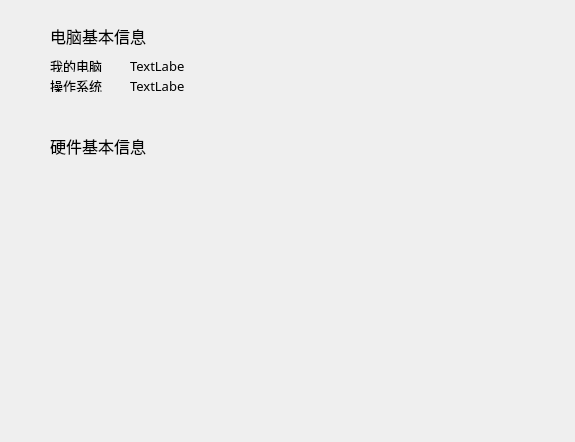
<?xml version="1.0" encoding="UTF-8"?>
<ui version="4.0">
 <class>HardwareInformationForm</class>
 <widget class="QWidget" name="HardwareInformationForm">
  <property name="geometry">
   <rect>
    <x>0</x>
    <y>0</y>
    <width>575</width>
    <height>442</height>
   </rect>
  </property>
  <property name="font">
   <font>
    <family>微软雅黑</family>
    <pointsize>10</pointsize>
   </font>
  </property>
  <property name="windowTitle">
   <string>Form</string>
  </property>
  <widget class="QLabel" name="label">
   <property name="geometry">
    <rect>
     <x>50</x>
     <y>20</y>
     <width>101</width>
     <height>31</height>
    </rect>
   </property>
   <property name="font">
    <font>
     <pointsize>12</pointsize>
    </font>
   </property>
   <property name="text">
    <string>电脑基本信息</string>
   </property>
  </widget>
  <widget class="QLabel" name="label_2">
   <property name="geometry">
    <rect>
     <x>50</x>
     <y>60</y>
     <width>54</width>
     <height>12</height>
    </rect>
   </property>
   <property name="font">
    <font>
     <family>微软雅黑 Light</family>
    </font>
   </property>
   <property name="text">
    <string>我的电脑</string>
   </property>
  </widget>
  <widget class="QLabel" name="label_3">
   <property name="geometry">
    <rect>
     <x>50</x>
     <y>80</y>
     <width>54</width>
     <height>12</height>
    </rect>
   </property>
   <property name="font">
    <font>
     <family>微软雅黑 Light</family>
    </font>
   </property>
   <property name="text">
    <string>操作系统</string>
   </property>
  </widget>
  <widget class="QLabel" name="label_4">
   <property name="geometry">
    <rect>
     <x>130</x>
     <y>60</y>
     <width>54</width>
     <height>12</height>
    </rect>
   </property>
   <property name="font">
    <font>
     <family>微软雅黑 Light</family>
    </font>
   </property>
   <property name="text">
    <string>TextLabel</string>
   </property>
  </widget>
  <widget class="QLabel" name="label_5">
   <property name="geometry">
    <rect>
     <x>130</x>
     <y>80</y>
     <width>54</width>
     <height>12</height>
    </rect>
   </property>
   <property name="font">
    <font>
     <family>微软雅黑 Light</family>
    </font>
   </property>
   <property name="text">
    <string>TextLabel</string>
   </property>
  </widget>
  <widget class="QLabel" name="label_6">
   <property name="geometry">
    <rect>
     <x>50</x>
     <y>130</y>
     <width>101</width>
     <height>31</height>
    </rect>
   </property>
   <property name="font">
    <font>
     <pointsize>12</pointsize>
    </font>
   </property>
   <property name="text">
    <string>硬件基本信息</string>
   </property>
  </widget>
 </widget>
 <resources/>
 <connections/>
</ui>
